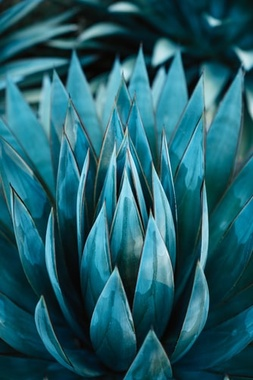
#> input picture lab1/cactus1.jpg, 253 x 380 px, shrunk from 334 x 501 before the run
$ python simple_binarization.py
#> lines starting #> are read from the running program, lines starting #| are printed output that depends on the picture; after the words box and inside, x2 and y2 are one past the last pixel; in counts of white or black regions, pixels touching at a corner belong together; pictures that were not available may be replaced by others from this repository, and a replacement may not be noted
### lab1/semitone.py
from PIL import Image
import numpy as np


def semitone(old_image):
    return (0.3 * old_image[:, :, 0] + 0.59 * old_image[:, :, 1] + 0.11 * old_image[:, :, 2]).astype(np.uint8)

img1 = Image.open("cactus1.jpg")
#> img1 is the input picture: PIL image 253x380 RGB; mean R, G, B 33, 93.1, 105.1
img1Arr = np.array(img1)

Image.fromarray(semitone(img1Arr).astype(np.uint8), 'L').save("cactus_semitone_photoshop.jpg")
#> in semitone, `return (0.3 * old_image[:, :, 0] + 0.59 * old_image[:, :, 1] + 0.11 * ..`:
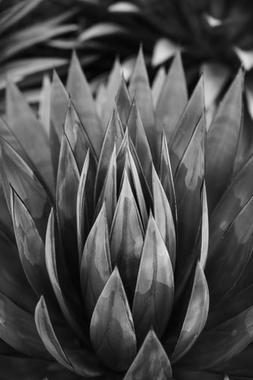
#> returned value: shape (380, 253); min 1, max 243, mean 75.8

### lab1/simple_binarization.py
from PIL import Image, ImageDraw
from lab1.semitone import semitone
import numpy as np


def simple_binarization(old_image, threshold, semitone_needed=True):
    if semitone_needed:
        semi = semitone(old_image)
    else:
        semi = old_image
    new_image = np.zeros(shape=semi.shape)

    new_image[semi > threshold] = 255

    return new_image.astype(np.uint8)


if __name__ == '__main__':
    image_name = 'random_text.jpg'
    method_prefix = 'Simple_binarization'
    img_src = Image.open('pictures_src/' + image_name).convert('RGB')
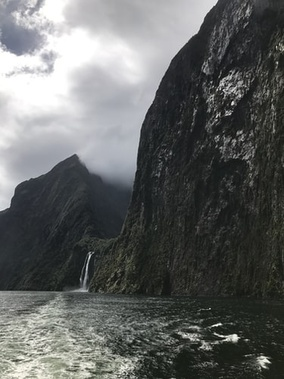
#> input picture lab1/black_mountain.jpg, 284 x 379 px, shrunk from 375 x 500 before the run, given in place of random_text.jpg, which was not available
#> img_src is the input picture: PIL image 284x379 RGB; mean R, G, B 97.2, 99.3, 98.4
    img_src_arr = np.array(img_src)

    Image.fromarray(simple_binarization(
        img_src_arr, 128), 'L').show()
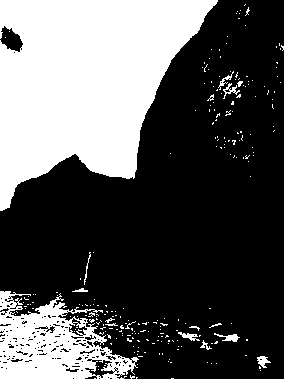
#> shown: PIL image 284x379 L; 33.9% white; 241 white regions (226 under 20 px), largest, box (x1, y1, x2, y2) and area: (0, 0, 218, 211) 28605, (0, 291, 139, 379) 6608, (214, 333, 240, 342) 102
